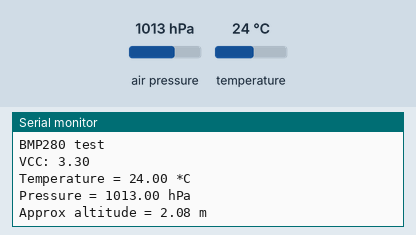
Bench run of a sketch on a simulated ESP8266 (NodeMCU). Parts: the last lines printed to the serial monitor. Inputs (shaded band) come from the test bench; at power-on: air pressure 1013 hPa, temperature 24 °C.

Above: at 1.2 s.
1.3 s: air pressure set to 952 hPa
At 2.5 s:
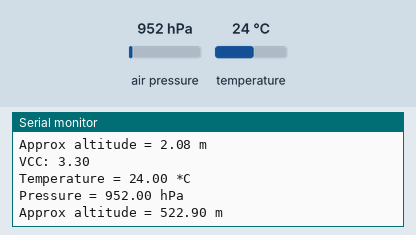
2.8 s: temperature set to 12 °C
At 4.2 s:
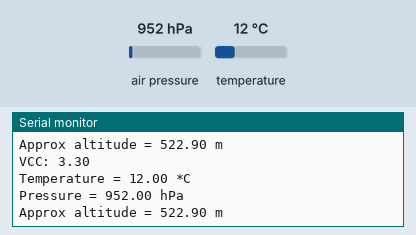
4.3 s: air pressure set to 975 hPa
At 7.4 s:
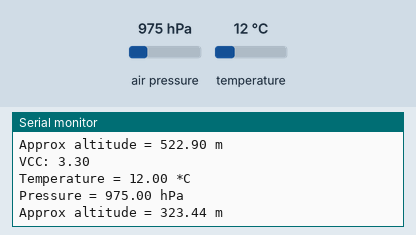
Timing chart, 0 to 8.9 s (numbered marks = the images above; inputs shaded):
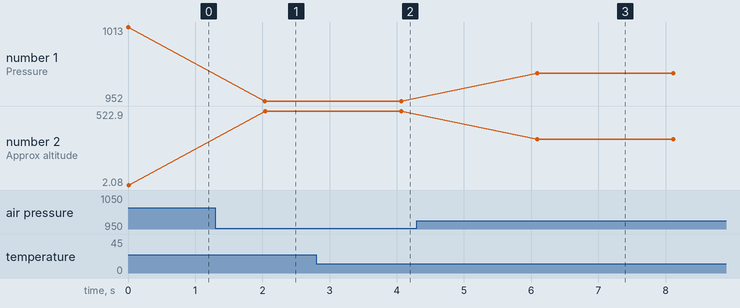

Measured:
- after the input at 1.3 s, the serial monitor: prints a new line after 0.74 s (image 1)
- after the input at 2.8 s, the serial monitor: prints a new line after 1.3 s (image 2)
- after the input at 4.3 s, the serial monitor: prints a new line after 1.8 s (image 3)
- plotted number 1: 1013 → 952 after the input at 1.3 s, 952 → 975 after the input at 4.3 s
- plotted number 2: 2.08 → 522.9 after the input at 1.3 s, 522.9 → 323.44 after the input at 4.3 s

The sketch:

NodeMCUv3_BMP280.ino
```cpp
#include <Wire.h>
#include <SPI.h>
#include <Adafruit_BMP280.h>

#define BMP_SCK  (13)
#define BMP_MISO (12)
#define BMP_MOSI (11)
#define BMP_CS   (10)

ADC_MODE(ADC_VCC);
float v;

Adafruit_BMP280 bmp; // I2C
//Adafruit_BMP280 bmp(BMP_CS); // hardware SPI
//Adafruit_BMP280 bmp(BMP_CS, BMP_MOSI, BMP_MISO,  BMP_SCK);

void setup() {
  Serial.begin(9600);
  Serial.println(F("BMP280 test"));

  bool status = bmp.begin(0x76);
  if (!status) {
    Serial.println("Could not find a valid BME280 sensor, check wiring or change I2C address!");
    while (1);
  }
}

void loop() {
    // VCC
    v = ESP.getVcc() / 1000.0;
    Serial.print("VCC: ");
    Serial.println(v);// VCC

    Serial.print(F("Temperature = "));
    Serial.print(bmp.readTemperature());
    Serial.println(" *C");

    Serial.print(F("Pressure = "));
    Serial.print(bmp.readPressure()/100.0F);
    Serial.println(" hPa");

    Serial.print(F("Approx altitude = "));
    Serial.print(bmp.readAltitude(1013.25)); /* Adjusted to local forecast! */
    Serial.println(" m");

    Serial.println();
    delay(2000);
}
```
